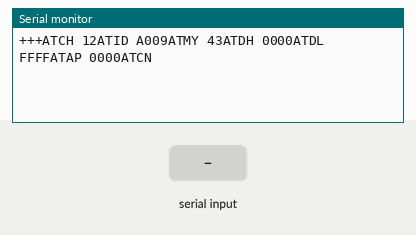
Simulated run of this sketch. Board: Arduino Uno, built with avr-gcc and run on an emulated ATmega328P. On the bench: the last lines printed to the serial monitor. The test bench sets the inputs (shaded band).

Above: at 3.2 s.
3.3 s: byte 30 received over Serial
At 4.3 s:
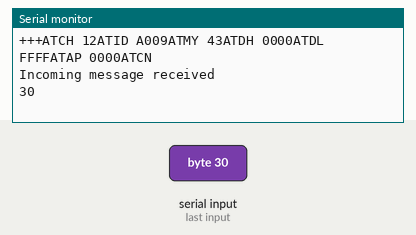
4.8 s: byte 90 received over Serial
At 5.5 s:
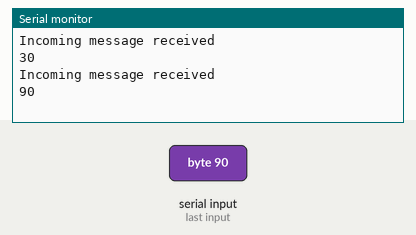
6.3 s: byte 120 received over Serial
At 7.8 s:
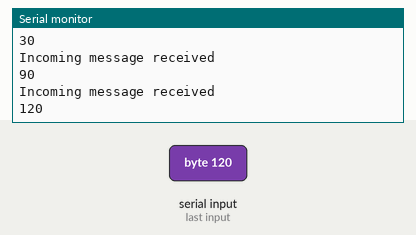

The sketch:

xbee-receiver.ino
```cpp
// This program uses the Arduino XBee shield, more info at the link below.
// https://www.arduino.cc/en/Guide/ArduinoXbeeShield

// Configure the next line with a unique ID number for every robot!
#define SELF 43

// Define the PAN (Personal Area Network) number
// It must be unique for every team and the same for all robots in one team!
// For team number NN use: "A0NN"
#define PAN_ID "A009"

// Define a channel ID to use for communication
// It must be the same for all robots in one team!
// It is represented by a 2-digit hexadecimal number between 0B and 1F.
#define CHANNEL_ID "12"

// Some macros needed for the xbee_init function. Do not touch :-).
#define STRING(name) #name
#define TOSTRING(x) STRING(x)

// The xbee_init function initializes the XBee Zigbee module
// When the program is running, the switch on the wireless proto shield should
// be in the position 'MICRO'. During programming of the Arduino, the switch
// should be in the position 'USB'. It will only work if the XBee module is set
// to communicate at 9600 baud. If it is not, the module needs to be
// reprogrammed using USB XBee dongle and the XCTU program.
// Note that you may need to reset the Arduino after moving the switch to 'MICRO'.
void xbee_init(void) {
  Serial.flush();      // make sure the buffer of the serial connection is empty
  Serial.print("+++"); // this brings the XBee module in its command mode
  // see https://cdn.sparkfun.com/assets/resources/2/9/22AT_Commands.pdf
  delay(2000); // wait two seconds for the module to go in command mode
  // now we can use AT commands to program it
  Serial.print("ATCH " CHANNEL_ID "\r");     // set the channel to CHANNEL_ID
  Serial.print("ATID " PAN_ID "\r");         // set the network PAN ID to PAN_ID
  Serial.print("ATMY " TOSTRING(SELF) "\r"); // set the network ID to SELF
  Serial.print("ATDH 0000\rATDL FFFF\r");    // broadcast messages to all nodes
  Serial.print("ATAP 0000\r");               // API disabled
  Serial.print("ATCN\r"); // exit command mode and return to transparent mode,
                          // communicate (broadcast) all data on the serial link
                          // onto the wireless network
}

// This function is called only once at the start of the program
void setup(void) {
  // Initialize the Serial communication
  Serial.begin(115200);  // set the baud rate to match the one of the xbee module
  // Initialize the XBee wireless module
  xbee_init();
}

// This function is called over and over again when the program is running
void loop(void) {
  // Check if there is some incoming data from the wireless network
  if (Serial.available() > 0) {
    // Uncommenting the Serial.print / Serial.write lines below will echo the
    // incoming data back onto the network,
    /* This could be useful for debugging, because the incoming data will not
       show up on the monitor in the Arduino IDE, but the data that is sent
       will. Note that if you have multiple robots in the network, these echos
       are going to ping pong across the network!!
    */
    // Serial.print("Echo incoming data: ");

    // As long as there is more data in the input buffer...
    while (Serial.available() > 0) {
      // Declare a variable to hold the data coming in from the serial link
      // Note that it is a number (int 0-255), characters are usually encoded to
      // numbers using ASCII codes
      int incomingByte = 0;
      // Read the incoming data from the serial connection
      incomingByte = Serial.read();
      Serial.print("\nIncoming message received\n");
      Serial.print(incomingByte);

      /* Echo it back to the serial connection.
         Note that we use 'write' and not 'print', because we do not want it to
         show up as a readable version of the number, but as the original
         character.
      */
      // Serial.write(incomingByte);
    }
    // End the echoing of the incoming data with a new line
    // Serial.println("");
  }
}
```

Measured:
- after the input at 3.3 s, the serial monitor: prints a new line at once (image 1)
- after the input at 4.8 s, the serial monitor: prints a new line at once (image 2)
- after the input at 6.3 s, the serial monitor: prints a new line at once (image 3)
